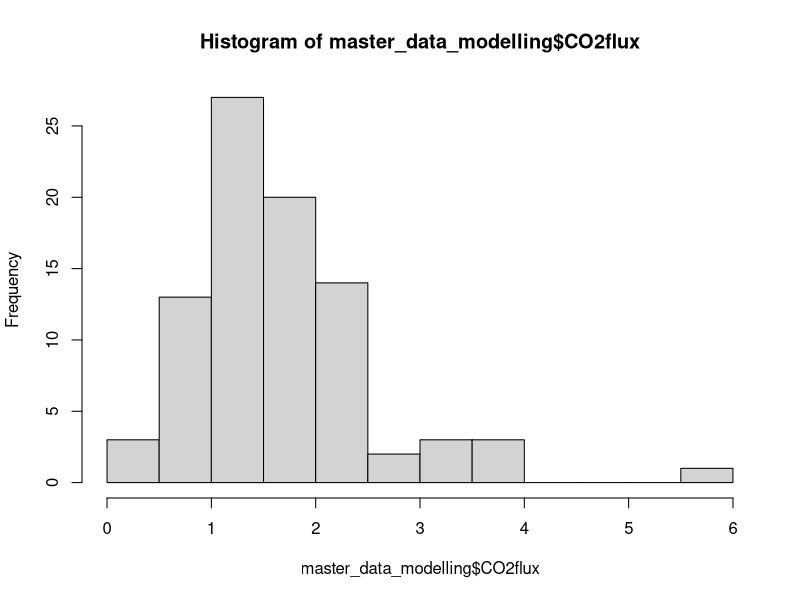
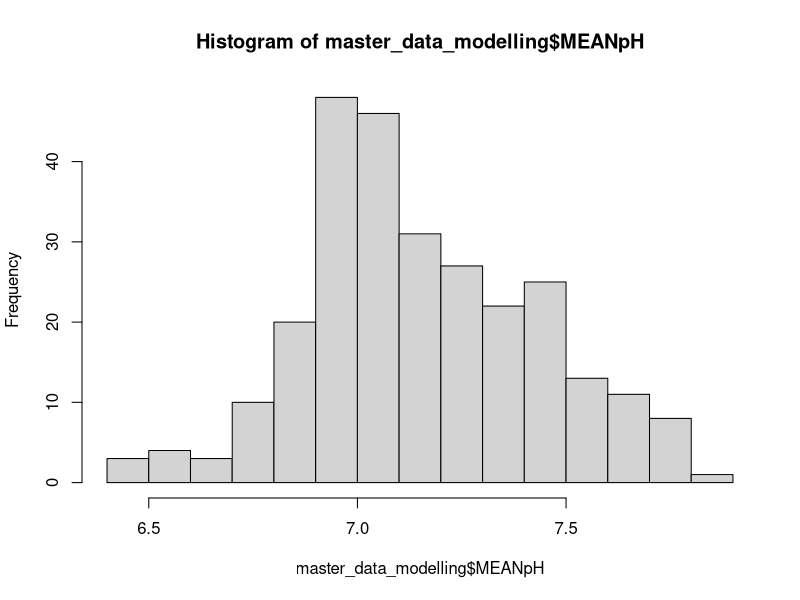
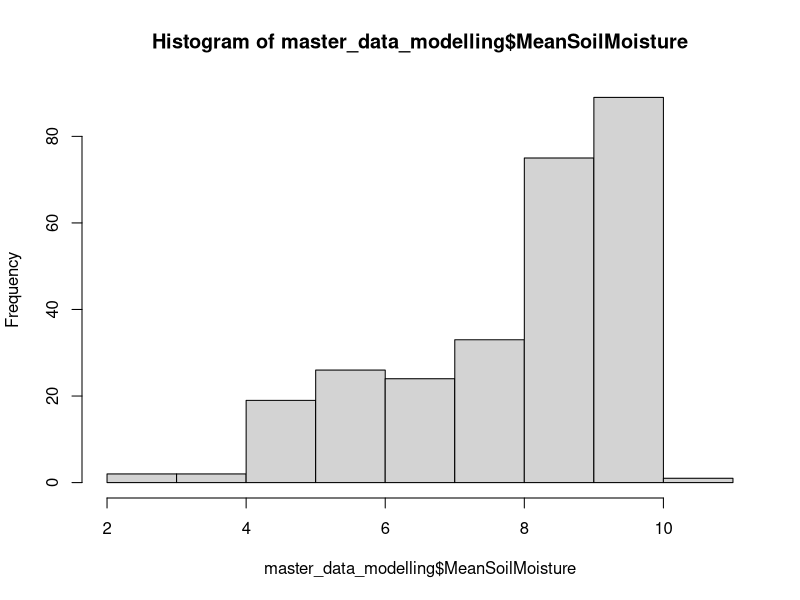
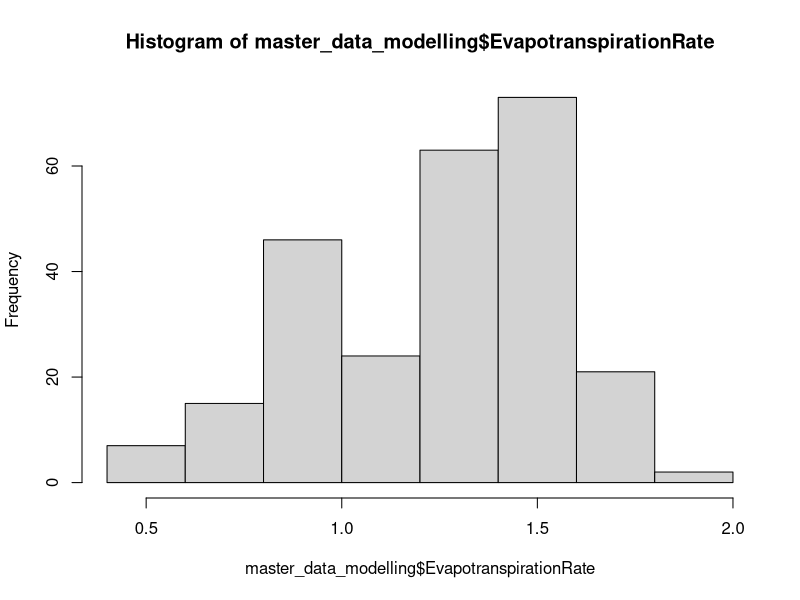
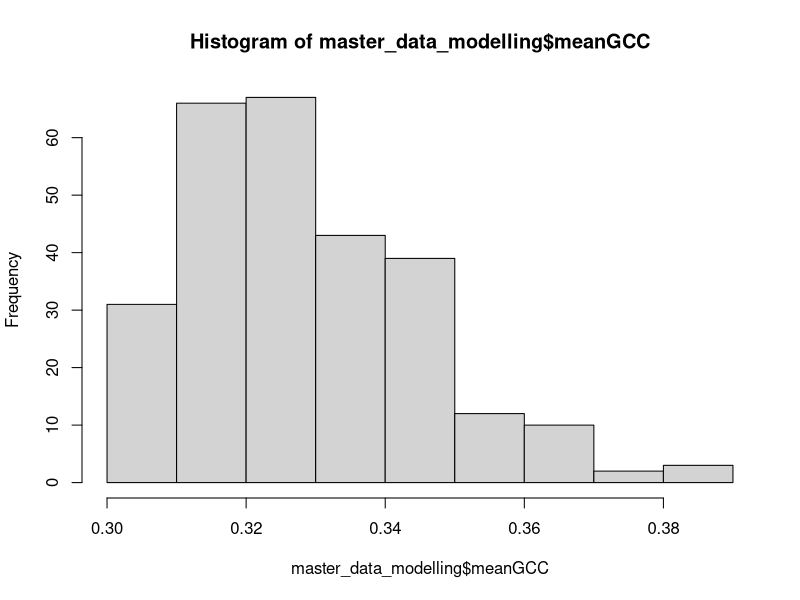
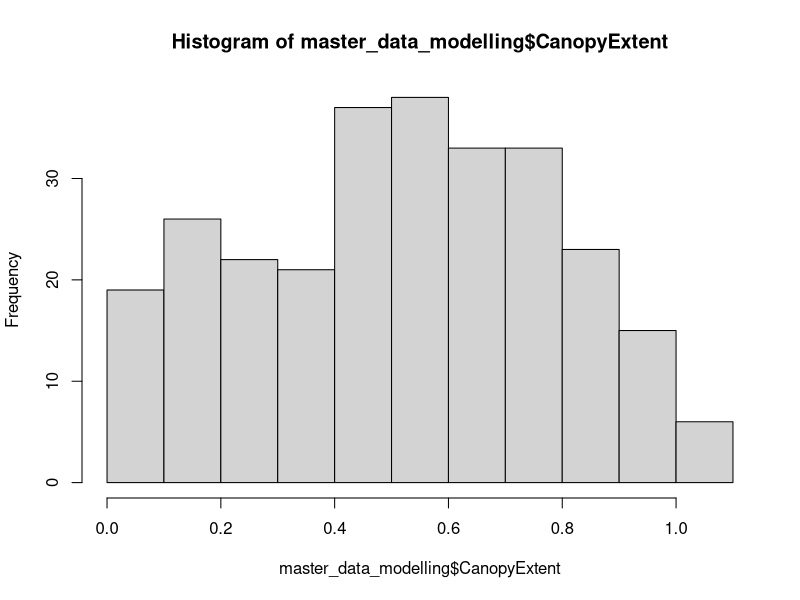
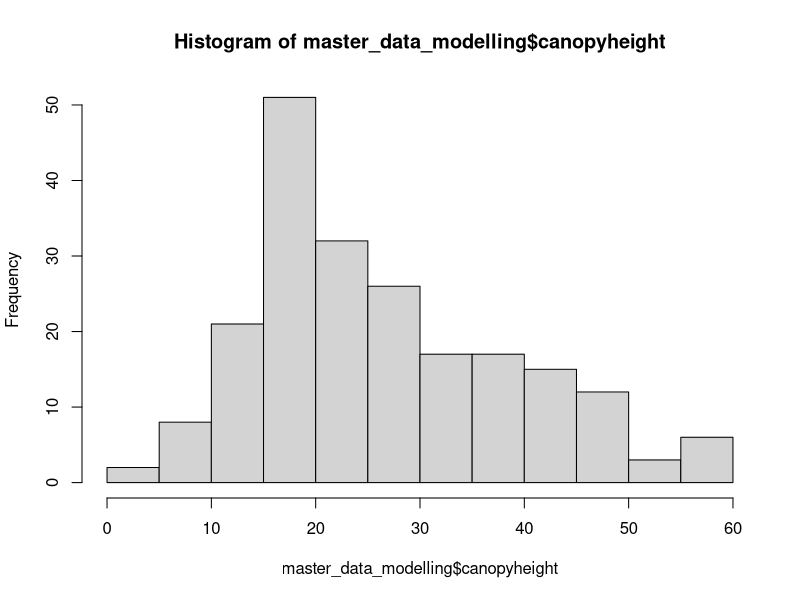

These charts were generated, in order, by the following R code: (Note: this script raises an error after producing the figures.)
############ source: Coding Club ###########
###### edited by Samantha Solis de Ovando ######
setwd("~/Documents/UndergradThesis/data")
####################### LOAD DATA FOR MODELLING #######################
library(readr)

### this is the ONLY sheet I should use for modelling ##
master_data_modelling <- read_csv("shifted_dataset.csv")

head(master_data_modelling)

############################ VISUALIZE DATA ############################
# response variable histogram
#CO2 flux
hist(master_data_modelling$CO2flux)

#pH
hist(master_data_modelling$MEANpH)

#moisture
hist(master_data_modelling$MeanSoilMoisture)

#evapotranspiration
hist(master_data_modelling$EvapotranspirationRate)

#meanGCC
hist(master_data_modelling$meanGCC)

#cover
hist(master_data_modelling$CanopyExtent)

#canopy height
hist(master_data_modelling$canopyheight)

### IMPORTANT ### 
### NONE OF THE RESPONSE VARIABLES HAVE A NORMAL DISTRIBUTION ###
############## THIS IS DUE DATA BEING REPEATED MEASURES ON THE SAME SAMPLES LIKELY ###########

########################################################################
########################## BASIC LINEAR MODEL ##########################
########################################################################

#### plant productivity #####

#greenness (scale 0-1)
basic.lm <- lm(meanGCC ~ CanopyHeight, data = master_data_modelling)
summary(basic.lm)

#cover (scale 0-1)
basic.lm <- lm(CanopyExtent ~ MeanSoilMoisture, data = master_data_modelling)
summary(basic.lm)

#canopy height (cm)
basic.lm <- lm(canopyheight ~ MeanSoilMoisture, data = master_data_modelling)
summary(basic.lm)


###### mixed effects model ######
### structure for my data: y∼Treatment∗measurement.week+(1∣Sample)
### NEXT STEPS: run post-hoc to ID week
install.packages("lmerTest")
library(lmerTest)

library(lme4)
model2 <- lmer(CO2flux ~ Treatment * factor(measurement.week) + (1 | PotID), data = master_data_modelling) ##moisture*treatment = is there a difference in mositure by treatment
summary(mixed.lmer)
library(lmerTest)
summary(linear.mixed.effects.model)

library(emmeans)
install.packages("emmeans")
library(lme4)
library(emmeans)
emmeans(linear.mixed.effects.model,
        pairwise ~ Treatment | measurement.week)
